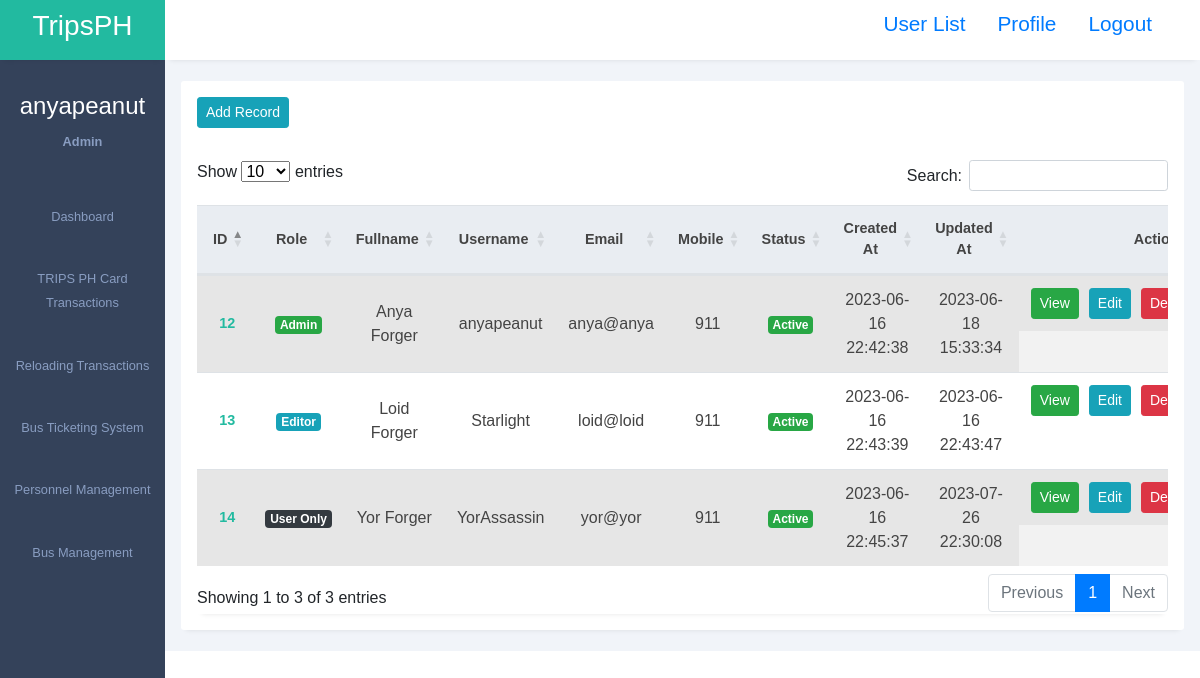
Screenshot of /admin/adminuser/adminuser.php (signed in) with the database file from the repository.
### tables this page shows
CREATE TABLE `tbl_users` (
  `id` int(11) NOT NULL,
  `user_role_id` int(11) DEFAULT NULL,
  `full_name` varchar(255) DEFAULT NULL,
  `username` varchar(50) NOT NULL,
  `email` varchar(255) DEFAULT NULL,
  `mobile` varchar(25) DEFAULT NULL,
  `password` varchar(255) NOT NULL,
  `status` tinyint(1) NOT NULL,
  `created_at` timestamp NOT NULL DEFAULT current_timestamp(),
  `updated_at` timestamp NOT NULL DEFAULT current_timestamp() ON UPDATE current_timestamp()
);

### admin/adminuser/adminuser.php (the view, shortened to what this page needs)
<?php
require_once('../../admin/config.php');
?>
<!DOCTYPE html>
<html lang="en">
<head>
    <link rel="stylesheet" href="https://cdn.datatables.net/1.13.4/css/dataTables.bootstrap5.min.css" />
    <link rel="stylesheet" href="../../assets/bootstrap.min.css">
    <link rel="stylesheet" href="../../assets/styles1.css">
    <link rel="stylesheet" href="https://maxst.icons8.com/vue-static/landings/line-awesome/line-awesome/1.3.0/css/line-awesome.min.css">
</head>
<body>
    <div class="sidebar">
        <div class="side-header">
            <h3>T<span>ripsPH</span></h3>
        </div>
        <div class="side-content">
            <div class="profile">
                <h4>
                    <?php
                    if (isset($_SESSION['username'])) {
                        echo $_SESSION['username'];
                    } else {
                        echo 'Default Name';
                    }
                    ?>
                </h4>
                <small>
                    <?php
                    if (isset($_SESSION['user_role_id'])) {
                        $role = 'Default Role';
                        if ($_SESSION['user_role_id'] == 1) {
                            $role = 'Admin';
                        } elseif ($_SESSION['user_role_id'] == 2) {
                            $role = 'Editor';
                        } elseif ($_SESSION['user_role_id'] == 3) {
                            $role = 'User Only';
                        }
                        echo $role;
                    } else {
                        echo 'Default Role';
                    }
                    ?>
                </small>
            </div>
            <div class="side-menu">
                <ul>
                    <li>
                        <a href="../dashboard.php">
                            <small>Dashboard</small>
                        </a>
                    </li>
                    <li>
                        <a href="../rfid_transac/rfid_transac.php">
                            <small>TRIPS PH Card Transactions</small>
                        </a>
                    </li>
                    <li>
                        <a href="../card_transactions/card_transactions.php">
                            <small>Reloading Transactions</small>
                        </a>
                    </li>
                    <li>
                        <a href="../bus_ticketing_system/bus_ticket.php">
                            <small>Bus Ticketing System</small>
                        </a>
                    </li>
                    <li>
                        <a href="../person_manage/personnel_management.php">
                            <small>Personnel Management</small>
                        </a>
                    </li>
                    <li>
                        <a href="../bus_management/bus_management.php">
                            <small>Bus Management</small>
                        </a>
                    </li>
                </ul>
            </div>
        </div>
    </div>
    <div class="main-content">
        <header>
            <div class="header-content">
                <div class="header-menu">
                    <?php if (($_SESSION['user_role_id'] == 1) || $_SESSION['user_role_id'] == 2) { ?>
                        <label for="">
                            <a href="adminuser.php"><span>User List</span></a>
                        </label>
                    <?php } ?>
                    <label for="">
                        <a href="edit.php?id=<?php echo $_SESSION['id']; ?>"><span>Profile</span></a>
                    </label>
                    <label for="">
                        <a href="../logout.php"><span>Logout</span></a>
                    </label>
                </div>
        </header>
        <main>
            <div class="page-content">
                <div class="records table-responsive">
                    <div class="record-header">
                        <div class="add">
                            <?php if (($_SESSION['user_role_id'] == 1) || $_SESSION['user_role_id'] == 2) { ?>
                                <a href="addrecord.php" class="btn btn-info btn-sm">Add Record</a>
                            <?php } else { ?>
                                <a class="btn btn-info btn-sm disabled">Add Record</a>
                            <?php } ?>
                        </div>
                    </div>
                    <div>
                        <div class="record-header">
                            <div class="records table-responsive">
                                <table id="example" class="table table-striped" style="width: 100%; text-align: center; vertical-align: middle;">
                                    <thead>
                                        <tr>
                                            <th style="text-align: center; vertical-align: middle;">ID</th>
                                            <th style="text-align: center; vertical-align: middle;">Role</th>
                                            <th style="text-align: center; vertical-align: middle;">Fullname</th>
                                            <th style="text-align: center; vertical-align: middle;">Username</th>
                                            <th style="text-align: center; vertical-align: middle;">Email</th>
                                            <th style="text-align: center; vertical-align: middle;">Mobile</th>
                                            <th style="text-align: center; vertical-align: middle;">Status</th>
                                            <th style="text-align: center; vertical-align: middle;">Created At</th>
                                            <th style="text-align: center; vertical-align: middle;">Updated At</th>
                                            <th style="text-align: center; vertical-align: middle;">Actions</th>
                                        </tr>
                                    </thead>
                                    <tbody>
                                        <?php
                                        $sql = "SELECT u.*, r.user_role FROM `tbl_users` u INNER JOIN `tbl_user_role` r ON u.user_role_id = r.id";
                                        $result = mysqli_query($link, $sql);
                                        while ($row = mysqli_fetch_assoc($result)) {
                                            $status = $row["status"];
                                            $statusBadge = $status == "1" ? "Active" : "Inactive";
                                            $statusClass = $status == "1" ? "badge-success" : "badge-danger";
                                        ?>
                                            <tr>
                                                <td style="text-align: center; vertical-align: middle;"><?php echo $row["id"] ?></td>
                                                <td style="text-align: center; vertical-align: middle;">
                                                    <?php
                                                    $userRole = $row["user_role"];
                                                    if ($userRole == "Admin") {
                                                        echo "<span class='badge badge-lg badge-success text-white'>Admin</span>";
                                                    } elseif ($userRole == "Editor") {
                                                        echo "<span class='badge badge-lg badge-info text-white'>Editor</span>";
                                                    } elseif ($userRole == "User Only") {
                                                        echo "<span class='badge badge-lg badge-dark text-white'>User Only</span>";
                                                    } else {
                                                        echo $userRole;
                                                    }
                                                    ?>
                                                </td>
                                                <td style="text-align: center; vertical-align: middle;"><?php echo $row["full_name"] ?></td>
                                                <td style="text-align: center; vertical-align: middle;"><?php echo $row["username"] ?></td>
                                                <td style="text-align: center; vertical-align: middle;"><?php echo $row["email"] ?></td>
                                                <td style="text-align: center; vertical-align: middle;"><?php echo $row["mobile"] ?></td>
                                                <td style="text-align: center; vertical-align: middle;">
                                                    <span class="badge badge-lg <?php echo $statusClass ?> text-white"><?php echo $statusBadge ?></span>
                                                </td>
                                                <td style="text-align: center; vertical-align: middle;"><?php echo $row["created_at"] ?></td>
                                                <td style="text-align: center; vertical-align: middle;"><?php echo $row["updated_at"] ?></td>
                                                <td class="actions" style="text-align: center; vertical-align: middle;">
                                                    <a class="btn btn-success btn-sm" href="view.php?id=<?php echo $row["id"] ?>">View</a>
                                                    <?php if (($_SESSION['user_role_id'] == 1) || $_SESSION['user_role_id'] == 2) { ?>
                                                        <a class="btn btn-info btn-sm" href="edit.php?id=<?php echo $row["id"] ?>">Edit</a>
                                                        <?php if ($_SESSION['user_role_id'] <= 1) { ?>
                                                            <a class="btn btn-danger btn-sm" href="delete.php?id=<?php echo $row["id"] ?>">Delete</a>
                                                        <?php } ?>
                                                    <?php } ?>
                                                </td>
                                            </tr>
                                        <?php
                                        }
                                        ?>
                                    </tbody>
                                </table>
                            </div>
                        </div>
                    </div>
                </div>
            </div>
        </main>
    </div>
</body>
</html>

### assets/styles1.css (style rules this page uses)
:root { --main-color: #22baa0; --color-dark: #34425a; --text-grey: #b0b0b0; }
* { margin: 0; padding: 0; text-decoration: none; list-style-type: none; box-sizing: border-box; font-family: "Merriweather", sans-serif; }
.sidebar { position: fixed; height: 100%; width: 165px; left: 0; bottom: 0; top: 0; z-index: 100; background: var(--color-dark); transition: left 300ms; text-decoration: none; }
.side-header { box-shadow: 0px 5px 5px -5px rgb(0 0 0 /10%); background: var(--main-color); height: 60px; display: flex; justify-content: center; align-items: center; text-decoration: none; }
.side-header h3, side-head span { color: #fff; font-weight: 400; }
.side-content { height: calc(100vh - 60px); overflow: auto; text-decoration: none; }
.profile { text-align: center; padding: 2rem 0rem; }
.profile h4 { color: #fff; font-weight: 500; }
.profile small { color: #899dc1; font-weight: 600; }
.sidebar { overflow-y: auto; }
.side-menu ul { text-align: center; }
.side-menu a { display: block; padding: 1.2rem 0rem; }
.side-menu a span, .side-menu a small { color: #899dc1; }
.main-content { margin-left: 165px; width: calc(100% - 165px); transition: margin-left 300ms; }
header { position: fixed; right: 0; top: 0; left: 165px; z-index: 100; height: 60px; box-shadow: 0px 5px 5px -5px rgb(0 0 0 /10%); background: #fff; transition: left 300ms; }
.header-content, .header-menu { display: flex; align-items: center; text-decoration: none; }
.header-content { justify-content: space-between; padding: 0rem 1rem; }
.header-content label:first-child span { font-size: 1.3rem; }
.header-content label { cursor: pointer; }
.header-menu { justify-content: flex-end; padding-top: 0.5rem; }
.header-menu label, .header-menu .notify-icon { margin-right: 2rem; position: relative; }
.header-menu label span, .notify-icon span:first-child { font-size: 1.3rem; }
main { margin-top: 60px; }
.page-content { padding: 1.3rem 1rem; background: #f1f4f9; }
.records { box-shadow: 0px 5px 5px -5px rgb(0 0 0 / 10%); background: #fff; border-radius: 3px; }
.record-header { padding: 1rem; display: flex; justify-content: space-between; align-items: center; }
.add, .browse { display: flex; align-items: center; }
.table-responsive { width: 100%; overflow: auto; }
table { border-collapse: collapse; }
table thead tr { background: #e9edf2; }
table thead th { padding: 1rem 0rem; text-align: left; color: #444; font-size: 0.9rem; }
table thead th:first-child { padding-left: 1rem; }
table tbody td { padding: 1rem 0rem; color: #444; }
table tbody td:first-child { padding-left: 1rem; color: var(--main-color); font-weight: 600; font-size: 0.9rem; }
table tbody tr { border-bottom: 1px solid #dee2e8; }
.actions { display: flex; justify-content: center; align-items: center; }
.actions a { display: inline-block; margin-right: 10px; }

### rows the page displays
tbl_users: id "12", shows "Admin", full_name "Anya Forger", username "anyapeanut", email "anya@anya", mobile "911", status "Active", created_at "2023-06-16 22:42:38", updated_at "2023-06-18 15:33:34"
tbl_users: id "13", shows "Editor", full_name "Loid Forger", username "Starlight", email "loid@loid", mobile "911", status "Active", created_at "2023-06-16 22:43:39", updated_at "2023-06-16 22:43:47"
tbl_users: id "14", shows "User Only", full_name "Yor Forger", username "YorAssassin", email "yor@yor", mobile "911", status "Active", created_at "2023-06-16 22:45:37", updated_at "2023-07-26 22:30:08"

### other values shown
$_SESSION['username'] "anyapeanut"
$role "Admin"
